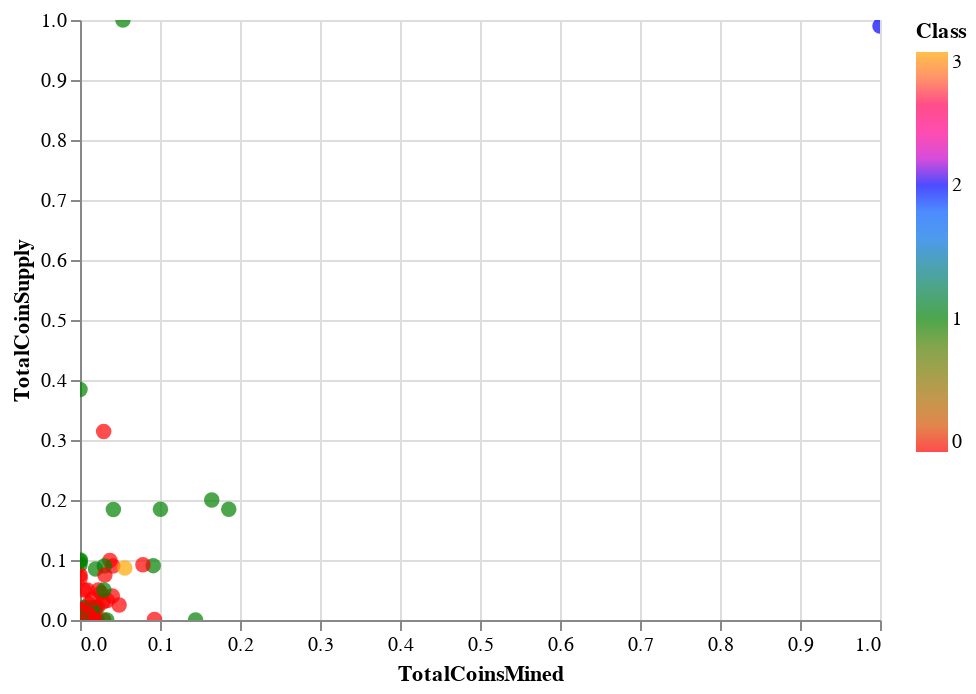

Notebook code cell kept with this figure:
### Code cell
# Plot the scatter with x="TotalCoinsMined" and y="TotalCoinSupply"

alt.Chart(Scaled_df).mark_circle(size=60).encode(
    x="TotalCoinsMined",
    y="TotalCoinSupply",
    color=alt.Color('Class',scale=alt.Scale(domain=[0,1,2,3],range=['red','green','blue','orange'])),
    tooltip=['CoinName','TotalCoinsMined', 'TotalCoinSupply']).interactive()

### Figure 1 — Vega-Lite specification as saved in the notebook (floating-point values rounded to 4 significant figures; data arrays with more than 128 entries replaced by an {"elided": "..."} marker saying what was removed)
{"config": {"view": {"continuousWidth": 400, "continuousHeight": 300}}, "data": {"name": "data-9748db61c90e86460adef6aa375679e4"}, "mark": {"type": "circle", "size": 60}, "encoding": {"color": {"type": "quantitative", "field": "Class", "scale": {"domain": [0, 1, 2, 3], "range": ["red", "green", "blue", "orange"]}}, "tooltip": [{"type": "nominal", "field": "CoinName"}, {"type": "quantitative", "field": "TotalCoinsMined"}, {"type": "quantitative", "field": "TotalCoinSupply"}], "x": {"type": "quantitative", "field": "TotalCoinsMined"}, "y": {"type": "quantitative", "field": "TotalCoinSupply"}}, "selection": {"selector004": {"type": "interval", "bind": "scales", "encodings": ["x", "y"]}}, "$schema": "https://vega.github.io/schema/vega-lite/v4.8.1.json", "datasets": {"data-9748db61c90e86460adef6aa375679e4": {"elided": "532 records"}}}
